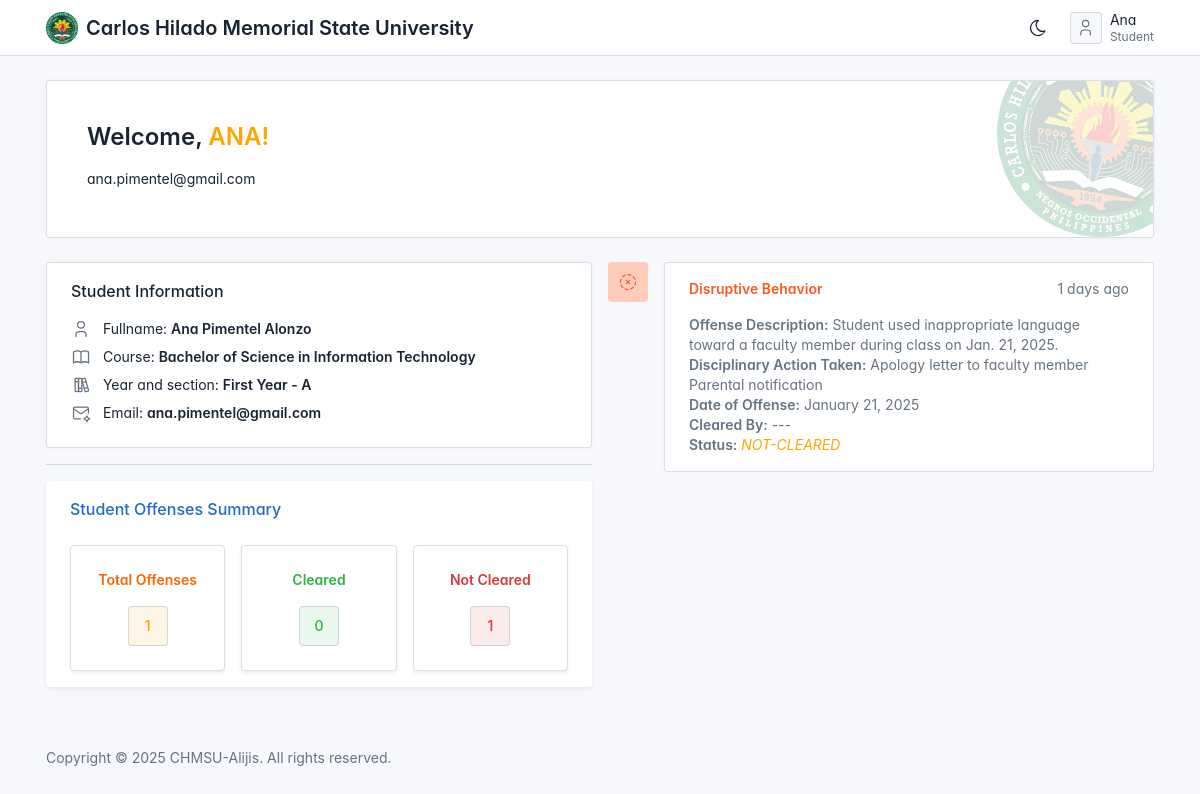
The page / (signed in) on the database its author committed.
### tables this page shows
CREATE TABLE IF NOT EXISTS `tbl_users` (
  `user_id` int(11) NOT NULL AUTO_INCREMENT,
  `user_fname` varchar(50) NOT NULL,
  `user_mname` varchar(50) NOT NULL,
  `user_lname` varchar(50) NOT NULL,
  `user_category` varchar(1) NOT NULL,
  `username` varchar(50) NOT NULL,
  `password` text NOT NULL,
  `date_added` datetime DEFAULT current_timestamp(),
  PRIMARY KEY (`user_id`)
);

CREATE TABLE IF NOT EXISTS `tbl_students` (
  `student_id` int(11) NOT NULL AUTO_INCREMENT,
  `student_fname` varchar(50) NOT NULL,
  `student_mname` varchar(50) NOT NULL,
  `student_lname` varchar(50) NOT NULL,
  `student_email` varchar(50) NOT NULL,
  `year_level` varchar(30) NOT NULL,
  `course_id` int(11) NOT NULL,
  `section` text NOT NULL,
  `user_id` int(11) NOT NULL,
  `date_added` datetime NOT NULL DEFAULT current_timestamp(),
  PRIMARY KEY (`student_id`)
);

CREATE TABLE IF NOT EXISTS `tbl_courses` (
  `course_id` int(11) NOT NULL AUTO_INCREMENT,
  `course_name` varchar(100) NOT NULL,
  `date_added` datetime NOT NULL,
  PRIMARY KEY (`course_id`)
);

CREATE TABLE IF NOT EXISTS `tbl_offenses` (
  `offense_id` int(11) NOT NULL AUTO_INCREMENT,
  `student_id` int(11) NOT NULL,
  `violation_id` int(11) NOT NULL,
  `offense_remarks` text NOT NULL,
  `discplinary_action` text NOT NULL,
  `offense_date` date NOT NULL DEFAULT current_timestamp(),
  `offense_status` int(1) NOT NULL COMMENT '1- cleared ; 0 - not cleared',
  `cleared_by` int(11) NOT NULL,
  `date_added` datetime NOT NULL,
  PRIMARY KEY (`offense_id`)
);

CREATE TABLE IF NOT EXISTS `tbl_violations` (
  `violation_id` int(11) NOT NULL AUTO_INCREMENT,
  `violation_name` varchar(100) NOT NULL,
  `violation_desc` text NOT NULL,
  `date_added` datetime NOT NULL DEFAULT current_timestamp(),
  PRIMARY KEY (`violation_id`)
);

### core/my_functions.php (called while the page is built, shortened)
<?php
function getCurrentDate()
{
	$today = date('H:i:s');
	$system_date = date('Y-m-d H:i:s', strtotime($today) + 28800);
	return $system_date;
}
function getUsername($user_id)
{
	global $mysqli_connect;
	$fetchData = $mysqli_connect->query("SELECT username FROM `tbl_users` WHERE user_id = '$user_id'");
	if ($fetchData->num_rows > 0) {
		$row = $fetchData->fetch_array();
		return $row['username'];
	} else {
		return "---";
	}
}
function getUserFirstName($user_id)
{
	global $mysqli_connect;
	$fetchData = $mysqli_connect->query("SELECT * FROM `tbl_users` WHERE user_id = '$user_id'");
	if ($fetchData->num_rows > 0) {
		$row = $fetchData->fetch_array();
		return $row['user_fname'];
	} else {
		return "---";
	}
}
function getUserCategory($user_id)
{
	global $mysqli_connect;
	$fetchData = $mysqli_connect->query("SELECT user_category FROM `tbl_users` WHERE user_id = '$user_id'");
	if($fetchData->num_rows == 0){
		return "---";
	}else {
	$row = $fetchData->fetch_assoc();
	return $row['user_category'] == "A" ? "Admin" : "Student";
	}
}
function course_name($id)
{
	global $mysqli_connect;
	$fetchData = $mysqli_connect->query("SELECT course_name FROM `tbl_courses` WHERE course_id='$id'");
	if ($fetchData->num_rows > 0) {
		$row = $fetchData->fetch_array();
		return $row[0];
	} else {
		return "---";
	}
}
function violation_name($id)
{
	global $mysqli_connect;
	$fetchData = $mysqli_connect->query("SELECT violation_name FROM `tbl_violations` WHERE violation_id ='$id'");
	if ($fetchData->num_rows > 0) {
		$row = $fetchData->fetch_array();
		return $row[0];
	} else {
		return "---";
	}
}
function timeAgoFromDatetime($datetime) {
    $timeAgo = strtotime(getCurrentDate()) - strtotime($datetime);
    if ($timeAgo < 60) {
        return $timeAgo . " seconds ago";
    } elseif ($timeAgo < 3600) {
        return floor($timeAgo / 60) . " minutes ago";
    } elseif ($timeAgo < 86400) {
        return floor($timeAgo / 3600) . " hours ago";
    } elseif ($timeAgo < 604800) {
        return floor($timeAgo / 86400) . " days ago";
    } elseif ($timeAgo < 2592000) {
        return floor($timeAgo / 604800) . " weeks ago";
    } elseif ($timeAgo < 31536000) {
        return floor($timeAgo / 2592000) . " months ago";
    } else {
        return floor($timeAgo / 31536000) . " years ago";
    }
}

### pages/student_dashboad.php (the view, shortened to what this page needs)
<?php
$fetch_student = $mysqli_connect->query("SELECT * FROM tbl_students WHERE user_id = '$user_id'") or die(mysqli_error());
$row = $fetch_student->fetch_array();
?>
<div class="page-wrapper">
  <div class="page-header">
    <div class="container">
      <div class="row align-items-center">
        <div class="col-12">
          <div class="card card-md">
            <div class="card-stamp card-stamp-lg">
              <div class="card-stamp-icon bg-primary">
                <img src="./static/chmsu.png">
              </div>
            </div>
            <div class="card-body">
              <div class="row align-items-center">
                <div class="col-10">
                  <h1 class="fw-bold">Welcome, <strong style="color:orange"><?= strtoupper(getUsername($user_id)) ?>!</strong></h1>
                  <div class="my-2"><?= $row['student_email']  ?>
                  </div>
                </div>
              </div>
            </div>
          </div>
        </div>
      </div>
    </div>
  </div>
  <div class="page-body">
    <div class="container-xl">
      <div class="row g-3">
        <div class="col-lg-6">
          <div class="row row-cards">
            <div class="col-12">
              <div class="card">
                <div class="card-body">
                  <div class="card-title">Student Information</div>
                  <div class="mb-2">
                    Fullname: <strong><?= $row['student_fname'] . " " . $row['student_mname'] . " " . $row['student_lname'] ?></strong>
                  </div>
                  <div class="mb-2">
                    Course: <strong> <?= course_name($row['course_id']) ?></strong>
                  </div>
                  <div class="mb-2">
                    Year and section: <strong><?= $row['year_level'] . " - " . $row['section'] ?></strong>
                  </div>
                  <div class="mb-2">
                    Email: <strong><?= $row['student_email'] ?></strong>
                  </div>
                </div>
              </div>
            </div>
          </div>
          <hr style="margin: 1rem 0;">
          <div class="col-12">
            <div class="card shadow-sm border-0">
              <div class="card-body">
                <h2 class="card-title text-primary mb-4">Student Offenses Summary</h2>
                <div class="row text-center">
                  <div class="col-md-4">
                    <div class="summary-card p-4 border rounded shadow-sm">
                      <h4 class="text-warning">Total Offenses</h4>
                      <div class="avatar bg-yellow-lt" data-demo-color="">
                      <?php
                        $total_offenses = $mysqli_connect->query("SELECT COUNT(*) AS total FROM tbl_offenses WHERE student_id = '$row[student_id]'")->fetch_assoc()['total'];
                        echo $total_offenses ? $total_offenses : '0';
                        ?>
                      </div>
                    </div>
                  </div>
                  <div class="col-md-4">
                    <div class="summary-card p-4 border rounded shadow-sm">
                      <h4 class="text-success">Cleared</h4>
                      <div class="avatar bg-green-lt" data-demo-color="">
                        <?php
                        $cleared_offenses = $mysqli_connect->query("SELECT COUNT(*) AS total FROM tbl_offenses WHERE student_id = '$row[student_id]' AND offense_status = 1")->fetch_assoc()['total'];
                        echo $cleared_offenses ? $cleared_offenses : '0';
                        ?>
                      </div>
                    </div>
                  </div>
                  <div class="col-md-4">
                    <div class="summary-card p-4 border rounded shadow-sm">
                      <h4 class="text-danger">Not Cleared</h4>
                      <div class="avatar bg-red-lt" data-demo-color="">
                      <?php
                        $not_cleared_offenses = $mysqli_connect->query("SELECT COUNT(*) AS total FROM tbl_offenses WHERE student_id = '$row[student_id]' AND offense_status = 0")->fetch_assoc()['total'];
                        echo $not_cleared_offenses ? $not_cleared_offenses : '0';
                        ?>
                      </div>
                    </div>
                  </div>
                </div>
              </div>
            </div>
          </div>
        </div>
        <div class="col">
          <ul class="timeline" style="max-height: 500px; overflow-y: auto;">
            <?php
            $fetchOffense = $mysqli_connect->query("SELECT * FROM tbl_offenses WHERE student_id = '$row[student_id]' ORDER BY offense_id DESC") or die(mysqli_error());
            if ($fetchOffense->num_rows > 0) {
              while ($offense_row = $fetchOffense->fetch_array()) {
                $status_style = $offense_row['offense_status'] == 1 ? "color: #0277BD !important;background-color: #90CAF9 !important;" : "color: #FF5722 !important;background-color: #FFCCBC !important;";
            ?>
                <li class="timeline-event">
                  <div class="timeline-event-icon bg-twitter-lt" style="<?= $status_style ?>">
                  </div>
                  <div class="card timeline-event-card">
                    <div class="card-body">
                      <div class="text-muted float-end"><?= timeAgoFromDatetime($offense_row['date_added']) ?></div>
                      <h4 style="color: #FF5722;"><b><?= violation_name($offense_row['violation_id']) ?></b></h4>
                      <p class="text-muted">
                        <strong>Offense Description:</strong> <?= $offense_row['offense_remarks'] ?><br>
                        <strong>Disciplinary Action Taken:</strong> <?= $offense_row['discplinary_action'] ?><br>
                        <strong>Date of Offense:</strong> <?= date('F d, Y', strtotime($offense_row['offense_date'])) ?><br>
                        <strong>Cleared By:</strong> <?= $offense_row['cleared_by'] > 0 ? getUser($offense_row['cleared_by']) : "---"; ?><br>
                        <strong>Status:</strong> <?= $offense_row['offense_status'] == 1 ? "<b style='color:green'>CLEARED</b>" : "<i style='color:orange'>NOT-CLEARED</i>"; ?><br>
                      </p>
                    </div>
                  </div>
                </li>
            <?php
              }
            }
            ?>
          </ul>
        </div>
      </div>
    </div>
  </div>
</div>

### index.php (shortened to what this page needs)
<?php
$user_id = $_SESSION['dvsa_user_id'];
?>
<!doctype html>
<html lang="en">
<head>
  <link href="./dist/css/tabler.min.css?1684106062" rel="stylesheet" />
  <link href="./dist/css/tabler-flags.min.css?1684106062" rel="stylesheet" />
  <link href="./dist/css/tabler-payments.min.css?1684106062" rel="stylesheet" />
  <link href="./dist/css/tabler-vendors.min.css?1684106062" rel="stylesheet" />
  <link href="./dist/css/demo.min.css?1684106062" rel="stylesheet" />
  <link rel="stylesheet" href="dist/mdi/css/materialdesignicons.min.css" />
  <link href="dist/datatables/dataTables.bootstrap4.min.css" rel="stylesheet">
  <link rel="stylesheet" href="dist/sweetalert/sweetalert.css">
</head>
<body>
  <div class="page">
    <div class="sticky-top">
      <header class="navbar navbar-expand-md sticky-top d-print-none">
        <div class="container-xl">
          <h1 class="navbar-brand navbar-brand-autodark d-none-navbar-horizontal pe-0 pe-md-3">
            <a href=".">
              <img src="./static/chmsu.png" width="110" height="32" alt="Tabler" class="navbar-brand-image">
            </a>
            Carlos Hilado Memorial State University
          </h1>
          <div class="navbar-nav flex-row order-md-last">
            <div class="d-none d-md-flex">
              <a href="?theme=dark" class="nav-link px-0 hide-theme-dark" title="Enable dark mode" data-bs-toggle="tooltip" data-bs-placement="bottom">
              </a>
            </div>
            <div class="nav-item dropdown">
              <a href="#" class="nav-link d-flex lh-1 text-reset p-0" data-bs-toggle="dropdown" aria-label="Open user menu">
                <span class="avatar avatar-sm"></span>
                <div class="d-none d-xl-block ps-2">
                  <div><?= getUserFirstName($user_id) ?></div>
                  <div class="mt-1 small text-muted"><?= getUserCategory($user_id); ?></div>
                </div>
              </a>
            </div>
          </div>
        </div>
      </header>
    </div>
    <div class="page-wrapper">
      <?php require_once 'routes/routes.php'; ?>
      <footer class="footer footer-transparent d-print-none">
        <div class="container-xl">
          <div class="row text-center align-items-center flex-row-reverse">
            <div class="col-12 col-lg-auto mt-3 mt-lg-0">
              <ul class="list-inline list-inline-dots mb-0">
                <li class="list-inline-item">
                  Copyright &copy; <?php echo date('Y'); ?>
                  <a href="." class="link-secondary">CHMSU-Alijis</a>.
                  All rights reserved.
                </li>
              </ul>
            </div>
          </div>
        </div>
      </footer>
    </div>
  </div>
</body>
</html>

### rows shown on the page
tbl_users: user_fname "Ana", user_category "Student", username "ANA"
tbl_students: student_email "ana.pimentel@gmail.com", student_fname "Ana", student_mname "Pimentel", student_lname "Alonzo", course.course_name "Bachelor of Science in Information Technology", year_level "First Year", section "A"
tbl_offenses: offense_status 0 (drawn), date_added "1 days ago", violation.violation_name "Disruptive Behavior", offense_remarks "Student used inappropriate language toward a faculty member during class on Jan. 21, 2025.", discplinary_action "Apology letter to faculty member Parental notification", offense_date "January 21, 2025"

### other values the page prints
$total_offenses "1"
$not_cleared_offenses "1"
